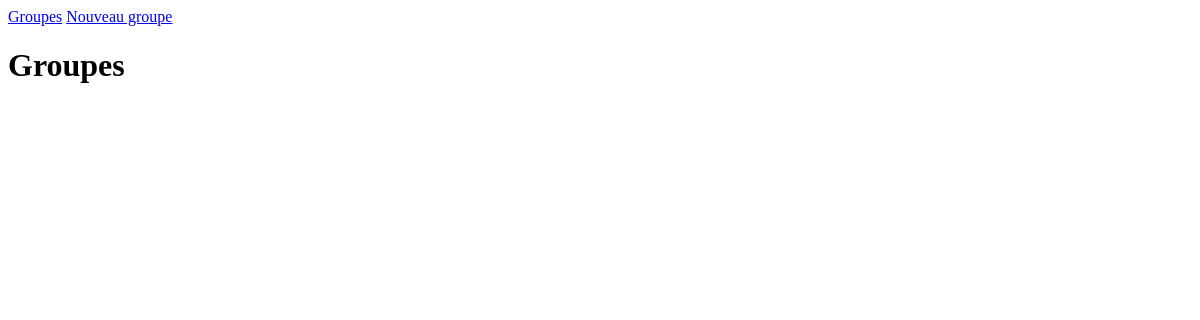
The app's page /listing/band/1/, older data.
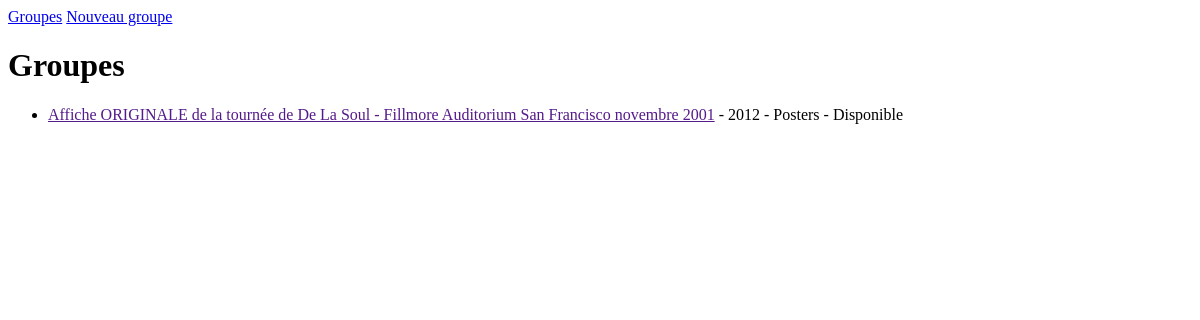
The same page, newer data.
### listings/models.py (models this page shows)
class Listing(models.Model):
    class Type(models.TextChoices):
        Records = 'Record'
        Clothing = 'clothing'
        Posters = 'Posters'
        Miscellaneous = 'Miscellaneous'
    title = models.fields.CharField(max_length=100)
    description = models.fields.CharField(max_length=1000)
    sold = models.fields.BooleanField(default=False)
    year = models.fields.IntegerField(
    validators=[MinValueValidator(1900), MaxValueValidator(2021)] )
    type =  models.fields.CharField(choices=Type.choices, max_length=20)
    band = models.ForeignKey(Band, null=True, on_delete=models.SET_NULL) #Clé étrangère faisant référence au modèle Band

### listings/views.py (the view)
# urls.py: path('listing/band/<int:band_id>/', views.band_listing, name='band-listing'),
def band_listing(request, band_id):
    try:
        band = Band.objects.get(id=band_id)
    except Band.DoesNotExist:
        return render(request,
          'bands/404.html', status=404)
    listings = Listing.objects.filter(band=band) # nous filtrons les annonces pour n'inclure que celles du groupe spécifié
    return render(request,
          'bands/band_listing.html',
          {'listings': listings, 'band': band})

### listings/templates/bands/band_listing.html
{% extends 'base.html' %}
{% block content %}
<h1>Groupes</h1>
<ul>
    {% for listing in listings %}
    <li><a href="">{{ listing.title }}</a> - {{ listing.year }} - {{ listing.type }} - {% if listing.sold %}Vendu{% else %}Disponible{% endif %}</li>
  {% endfor %}
</ul>
{% endblock %}

### listings/templates/base.html
{% load static %}
<html>
    <head><title>Merchex</title>
        <link rel="stylesheet" href="{% static 'listings/styles.css' %}" />
    </head>
    <body>
        <nav>
            <a href="{% url 'band-list' %}">Groupes</a>
            <a href="{% url 'band-create' %}">Nouveau groupe</a>
          </nav>
        {% block content %}{% endblock %}
    </body>
</html>

Row changes from the older to the newer data that the page shows:
now on this page (row edited): Listing: title "Affiche ORIGINALE de la tournée de De La Soul - Fillmore Auditorium San Francisco novembre 2001", year "2012", type "Posters", sold "Disponible"
